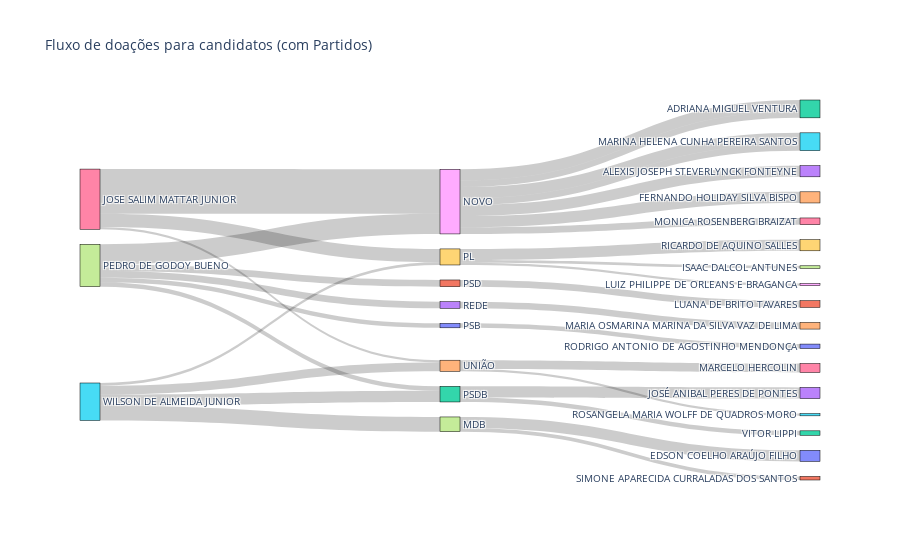

Notebook code cell kept with this figure:
### Code cell
# Selecionando os 3 maiores doadores
top_doadores = df_receita_doador.nlargest(3, 'Valor de receita').reset_index()['Nome doador'].tolist()

# Filtrando os dados para os 3 maiores doadores
df_doad_cand = df_receita.groupby(['Nome candidato', 'Nome doador', 'Partido']).agg({'Valor de receita': sum}).reset_index()
df_doad_cand = df_doad_cand[df_doad_cand['Nome doador'].isin(top_doadores)].sort_values('Partido')

###########
df_doad_part = df_doad_cand.groupby(['Nome doador', 'Partido']).agg({'Valor de receita': sum}).reset_index().sort_values('Partido')

# Criando um dicionário para mapear os partidos aos índices dos nós
partidos_indices = {partido: i + len(df_doad_cand['Nome candidato'].unique().tolist()) + len(df_doad_cand['Nome doador'].unique().tolist())
                    for i, partido in enumerate(df_doad_cand['Partido'].unique().tolist())}

# Criando os rótulos dos nós incluindo os partidos
node_labels = (df_doad_cand['Nome candidato'].unique().tolist() + df_doad_cand['Partido'].unique().tolist() + df_doad_cand['Nome doador'].unique().tolist())

# Criando o objeto de sankey
sankey = go.Sankey(
    node=dict(
        pad=15,
        thickness=20,
        line=dict(color='black', width=0.5),
        label=node_labels
    ),
    link=dict(
        source=pd.concat([df_doad_part['Nome doador'].map(lambda x: node_labels.index(x)), df_doad_cand['Partido'].map(lambda x: node_labels.index(x))]),
        target=pd.concat([df_doad_part['Partido'].map(lambda x: node_labels.index(x)), df_doad_cand['Nome candidato'].map(lambda x: node_labels.index(x))]),
        value=df_doad_part['Valor de receita'].tolist() + df_doad_cand['Valor de receita'].tolist()
    )
)

# Configurando o layout
layout = go.Layout(
    title='Fluxo de doações para candidatos (com Partidos)',
    font=dict(size=10)
)

# Criando a figura e plotando o diagrama de sankey
fig = go.Figure(data=[sankey], layout=layout)
fig.show()

### Figure 1 — Plotly figure (JSON) as saved in the notebook; plotly's stock layout.template omitted (floating-point values rounded to 4 significant figures)
{"data": [{"link": {"source": [25, 26, 27, 26, 25, 27, 27, 27, 25, 27, 26, 25, 17, 17, 18, 18, 18, 18, 18, 18, 18, 19, 19, 19, 20, 21, 22, 22, 23, 24, 24], "target": [17, 18, 18, 19, 19, 20, 21, 22, 22, 23, 24, 24, 0, 1, 2, 2, 3, 4, 5, 5, 6, 7, 8, 9, 10, 11, 12, 13, 14, 15, 16], "value": [330000, 1000000, 450000, 300000, 60000, 100000, 150000, 100000, 250000, 150000, 50000, 200000, 250000, 80000, 250000, 150000, 250000, 250000, 250000, 150000, 150000, 60000, 50000, 250000, 100000, 150000, 100000, 250000, 150000, 50000, 200000]}, "node": {"label": ["EDSON COELHO ARAÚJO FILHO", "SIMONE APARECIDA CURRALADAS DOS SANTOS", "ADRIANA MIGUEL VENTURA", "ALEXIS JOSEPH STEVERLYNCK FONTEYNE", "FERNANDO HOLIDAY SILVA BISPO", "MARINA HELENA CUNHA PEREIRA SANTOS", "MONICA ROSENBERG BRAIZAT", "ISAAC DALCOL ANTUNES", "LUIZ PHILIPPE DE ORLEANS E BRAGANCA", "RICARDO DE AQUINO SALLES", "RODRIGO ANTONIO DE AGOSTINHO MENDONÇA", "LUANA DE BRITO TAVARES", "VITOR LIPPI", "JOSÉ ANIBAL PERES DE PONTES", "MARIA OSMARINA MARINA DA SILVA VAZ DE LIMA", "ROSANGELA MARIA WOLFF DE QUADROS MORO", "MARCELO HERCOLIN", "MDB", "NOVO", "PL", "PSB", "PSD", "PSDB", "REDE", "UNIÃO", "WILSON DE ALMEIDA JUNIOR", "JOSE SALIM MATTAR JUNIOR", "PEDRO DE GODOY BUENO"], "line": {"color": "black", "width": 0.5}, "pad": 15, "thickness": 20}, "type": "sankey"}], "layout": {"font": {"size": 10}, "title": {"text": "Fluxo de doações para candidatos (com Partidos)"}}}
